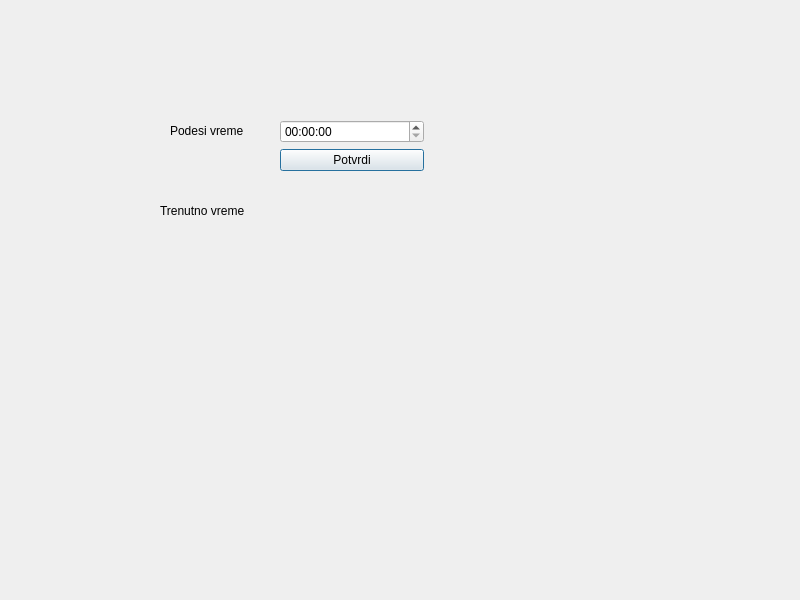
<?xml version="1.0" encoding="UTF-8"?>
<ui version="4.0">
 <class>Dialog</class>
 <widget class="QDialog" name="Dialog">
  <property name="geometry">
   <rect>
    <x>0</x>
    <y>0</y>
    <width>800</width>
    <height>600</height>
   </rect>
  </property>
  <property name="windowTitle">
   <string>Dialog</string>
  </property>
  <widget class="QLabel" name="label">
   <property name="geometry">
    <rect>
     <x>170</x>
     <y>120</y>
     <width>101</width>
     <height>22</height>
    </rect>
   </property>
   <property name="text">
    <string>Podesi vreme</string>
   </property>
  </widget>
  <widget class="QLabel" name="label_2">
   <property name="geometry">
    <rect>
     <x>160</x>
     <y>200</y>
     <width>121</width>
     <height>22</height>
    </rect>
   </property>
   <property name="text">
    <string>Trenutno vreme</string>
   </property>
  </widget>
  <widget class="QWidget" name="">
   <property name="geometry">
    <rect>
     <x>280</x>
     <y>120</y>
     <width>144</width>
     <height>105</height>
    </rect>
   </property>
   <layout class="QVBoxLayout" name="verticalLayout">
    <item>
     <widget class="QTimeEdit" name="timeEdit">
      <property name="displayFormat">
       <string>hh:mm:ss </string>
      </property>
     </widget>
    </item>
    <item>
     <widget class="QPushButton" name="pushButton">
      <property name="text">
       <string>Potvrdi</string>
      </property>
     </widget>
    </item>
    <item>
     <widget class="QLabel" name="label_3">
      <property name="text">
       <string/>
      </property>
     </widget>
    </item>
   </layout>
  </widget>
 </widget>
 <resources/>
 <connections/>
</ui>
